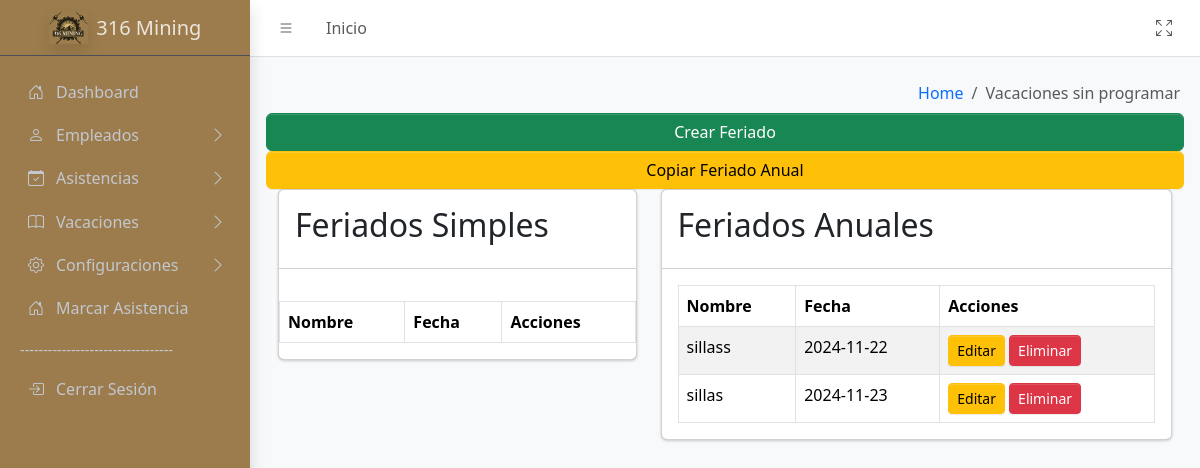
Page /sistema/controller/ConfiguracionesController/FeriadosController.php?action=mostrarFeriados (signed in) on the committed database.
### tables this page shows
CREATE TABLE `feriados` (
  `idFeriado` int(11) NOT NULL,
  `nombre` varchar(255) NOT NULL,
  `fecha` date NOT NULL,
  `tipo` enum('simple','anual') DEFAULT 'simple',
  `anio` int(4) NOT NULL
);

### sistema/controller/BaseController.php (called while the page is built, shortened)
<?php
class BaseController {
        protected function loadView($view,
                                        $data = [],
                                        $additionalCss = [],
                                        $additionalJs = [],
                                        $title = 'Sistema') {
                                    include __DIR__ . '/../view/templates/layout.php';
    }
}
?>

### sistema/model/conexion.php (called while the page is built, shortened)
<?php
class Database {
    public function __construct() {
        try {
            $host = 'localhost';
            $dbname = 'biometrico';
            $username = 'root';
            $password = '';
            $this->conn = new PDO("mysql:host=$host;dbname=$dbname", $username, $password);
        } catch (PDOException $e) {
            echo "Error de conexión: " . $e->getMessage();
            exit();
        }
    }
}
?>

### sistema/model/ConfiguracionModel/FeriadosModel.php (called while the page is built, shortened)
<?php
require_once __DIR__ . '/../conexion.php';
class Feriados extends Database {
    public function obtenerFeriadosAnuales() {
        $sql = "SELECT * FROM feriados WHERE tipo = 'anual' ORDER BY fecha";
        $stmt = $this->conn->query($sql);
        return $stmt->fetchAll(PDO::FETCH_ASSOC);
    }
}
?>

### sistema/view/Feriados/Feriados.php (the view, shortened to what this page needs)
<div class="col-sm-6">
</div>
<div class="col-sm-6">
    <ol class="breadcrumb float-sm-end">
        <li class="breadcrumb-item"><a href="/biometrico/sistema/controller/DashboardController/DashboardController.php?action=MostrarDashboard">Home</a></li>
        <li class="breadcrumb-item active" aria-current="page">
            Vacaciones sin programar
        </li>
    </ol>
</div>
<div class="app-content">
    <div class="container-fluid">
        <div class="row">
            <button type="button" class="btn btn-success" data-bs-toggle="modal" data-bs-target="#modalCrearFeriado" onclick="document.getElementById('tipo').value = 'simple'; document.getElementById('anioDiv').style.display = 'none';">
                Crear Feriado
            </button>
            <button type="button" class="btn btn-warning" data-bs-toggle="modal" data-bs-target="#modalCopiarFeriado" onclick="copiarFeriados(2024)">
                Copiar Feriado Anual
            </button>
            <div class="col-lg-5">
                <div class="card mb-3">
                    <div class="card-header">
                        <h2>Feriados Simples</h2>
                    </div>
                    <div class="card-body table-responsive"></div>
                    <table class="table table-bordered table-striped">
                        <thead>
                            <tr>
                                <th>Nombre</th>
                                <th>Fecha</th>
                                <th>Acciones</th>
                            </tr>
                        </thead>
                    </table>
                </div>
            </div>
            <div class="col-lg-7">
                <div class="card mb-3">
                    <div class="card-header">
                        <h2>Feriados Anuales</h2>
                    </div>
                    <div class="card-body">
                        <table class="table table-bordered table-striped">
                            <thead>
                                <tr>
                                    <th>Nombre</th>
                                    <th>Fecha</th>
                                    <th>Acciones</th>
                                </tr>
                            </thead>
                            <tbody>
                                <?php foreach ($feriadosAnuales as $index => $feriado): ?>
                                    <tr>
                                        <td><?= htmlspecialchars($feriado['nombre']) ?></td>
                                        <td><?= htmlspecialchars($feriado['fecha']) ?></td>
                                        <td>
                                            <a href="#" class="btn btn-warning btn-sm" data-bs-toggle="modal" data-bs-target="#modalEditarFeriado"
                                                onclick="editarFeriado(<?= $feriado['idFeriado'] ?>)">
                                                Editar
                                            </a>
                                            <a href="/biometrico/sistema/controller/ConfiguracionesController/FeriadosController.php?action=EliminarFeriado&id=<?= $feriado['idFeriado'] ?>" class="btn btn-danger btn-sm" onclick="return confirm('¿Estás seguro de eliminar este feriado?')">Eliminar</a>
                                        </td>
                                    </tr>
                                <?php endforeach; ?>
                            </tbody>
                        </table>
                    </div>
                </div>
            </div>
        </div>
    </div>
</div>

### rows in the picture
feriados: nombre "sillass", fecha "2024-11-22"
feriados: nombre "sillas", fecha "2024-11-23"
